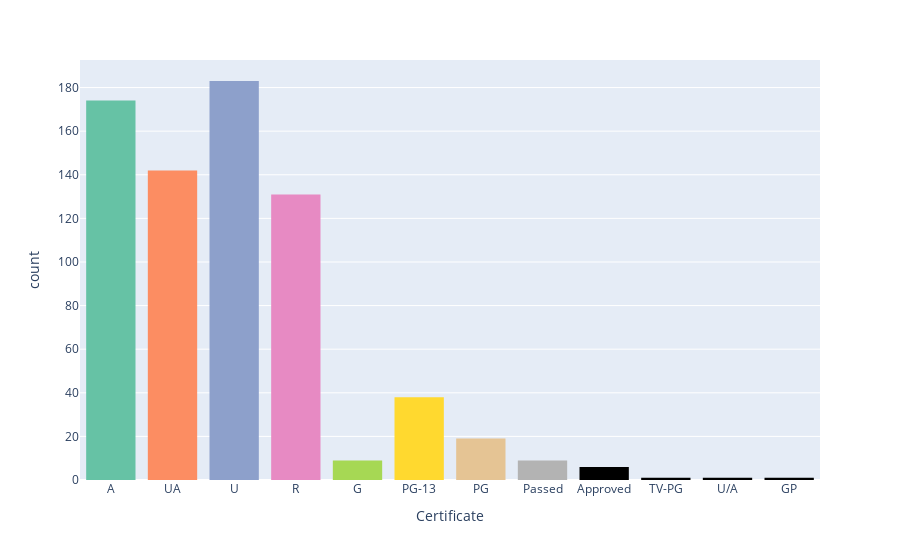

Source (notebook cell):
### Markdown cell above
# Movies Count per Certificate

### Code cell
px.histogram(x='Certificate', data_frame=df,color_discrete_sequence = [px.colors.qualitative.Set2])

### Figure 1 — Plotly figure (JSON) as saved in the notebook; plotly's stock layout.template omitted (floating-point values rounded to 4 significant figures; data arrays with more than 128 entries replaced by an {"elided": "..."} marker saying what was removed)
{"data": [{"alignmentgroup": "True", "bingroup": "x", "hovertemplate": "Certificate=%{x}<br>count=%{y}<extra></extra>", "legendgroup": "", "marker": {"color": ["rgb(102,194,165)", "rgb(252,141,98)", "rgb(141,160,203)", "rgb(231,138,195)", "rgb(166,216,84)", "rgb(255,217,47)", "rgb(229,196,148)", "rgb(179,179,179)"], "pattern": {"shape": ""}}, "name": "", "offsetgroup": "", "orientation": "v", "showlegend": false, "type": "histogram", "x": {"elided": "714 str values"}, "xaxis": "x", "yaxis": "y"}], "layout": {"barmode": "relative", "legend": {"tracegroupgap": 0}, "margin": {"t": 60}, "xaxis": {"anchor": "y", "domain": [0, 1], "title": {"text": "Certificate"}}, "yaxis": {"anchor": "x", "domain": [0, 1], "title": {"text": "count"}}}}
